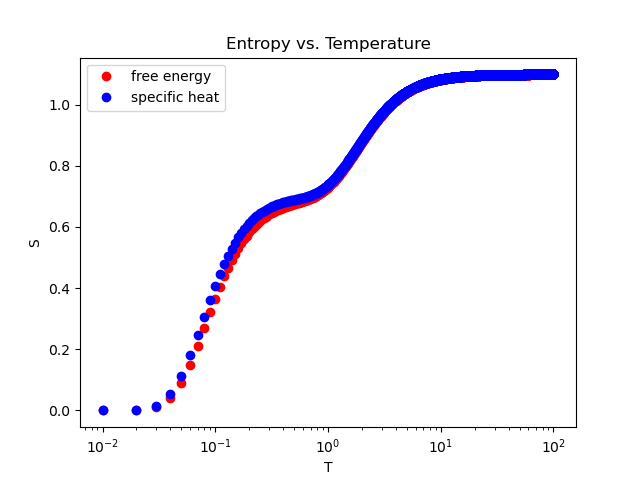

This figure's Python source:
import numpy as np
import matplotlib.pyplot as plt
import os
from utils import E_avg, E2_avg, S

N = 3
E_n = np.array([-3.7, -3.5, 0.5])
T_min = 0.01
T_max = 100
M = 1000
T_arr = np.linspace(T_min, T_max, M)
S_EF = np.zeros(M)
S_C = np.zeros(M)

for i, T in enumerate(T_arr):
    S_EF[i] = S(N, E_n, T)
    C = np.zeros(M)
    for j, TT in enumerate(np.linspace(T_min, T, M)):
        C[j] = 1/TT ** 3 * (E2_avg(N, E_n, TT) - E_avg(N, E_n, TT) ** 2)
    S_C[i] = 1/2 * T / M * np.sum(C[:-1] + C[1:])

plt.semilogx(T_arr, S_EF, "ro", label="free energy")
plt.semilogx(T_arr, S_C, "bo", label="specific heat")
plt.xlabel("T")
plt.ylabel("S")
plt.title("Entropy vs. Temperature")
plt.legend()
plt.savefig(os.path.join(os.path.dirname(__file__), "2-6.png"))
plt.show()